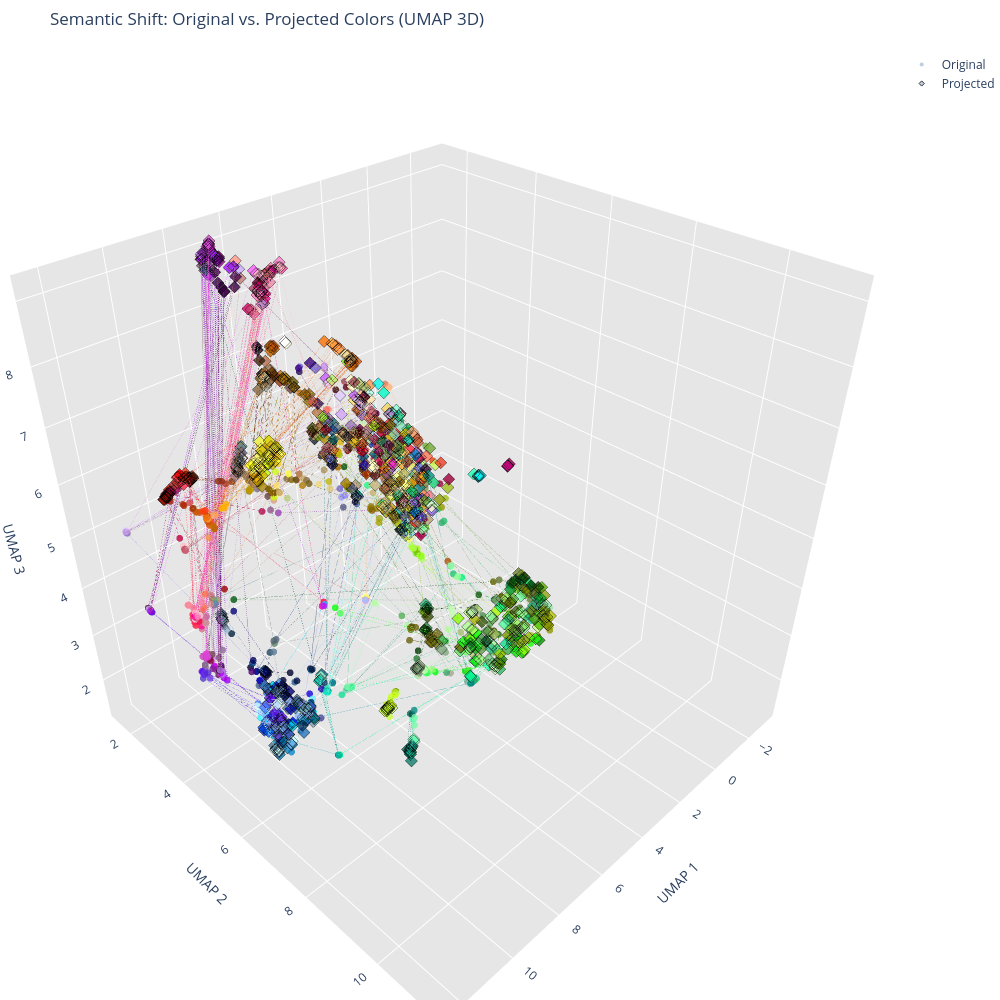

The notebook cell this image was saved under:
### Code cell
import numpy as np
import pandas as pd
import umap
import plotly.graph_objects as go
from sklearn.preprocessing import normalize

# 1. 建立基礎色空間 A
A = np.array([embeddings[name_to_idx[name]] for name in primary_and_base_colors]).T

# 2. 計算所有顏色的投影向量 (Projection onto the 9D Subspace)
B = embeddings.T 
X, _, _, _ = np.linalg.lstsq(A, B, rcond=None)
projected_embeddings = (A @ X).T

# 3. 統一降維器 (非常重要：必須使用同一個 UMAP 轉換器來處理兩種向量)
# 我們將原始和投影的向量堆疊起來，讓 UMAP 學到一個共享的 3D 空間
combined_for_umap = np.vstack([embeddings, projected_embeddings])

reducer = umap.UMAP(n_components=3, n_neighbors=15, min_dist=0.1, random_state=42)
all_coords = reducer.fit_transform(combined_for_umap)

# 4. 分割回原始和投影座標
original_coords = all_coords[:len(names)]
projected_coords = all_coords[len(names):]

# 5. 準備 Plotly DataFrame
plot_data = []
for i, name in enumerate(names):
    # 原始點
    plot_data.append({
        'name': name,
        'type': 'Original Semantic Space',
        'x': original_coords[i, 0],
        'y': original_coords[i, 1],
        'z': original_coords[i, 2],
        'hex': xkcd_colors[name],
        'original_x': original_coords[i, 0], # 為了畫線存原始點的座標
        'original_y': original_coords[i, 1],
        'original_z': original_coords[i, 2],
        'projected_x': projected_coords[i, 0], # 為了畫線存投影點的座標
        'projected_y': projected_coords[i, 1],
        'projected_z': projected_coords[i, 2],
        'explanation_perc': np.nan # 原始點沒有解釋百分比
    })
    # 投影點
    plot_data.append({
        'name': name,
        'type': 'Projected 9D Color Subspace',
        'x': projected_coords[i, 0],
        'y': projected_coords[i, 1],
        'z': projected_coords[i, 2],
        'hex': xkcd_colors[name],
        'original_x': original_coords[i, 0],
        'original_y': original_coords[i, 1],
        'original_z': original_coords[i, 2],
        'projected_x': projected_coords[i, 0],
        'projected_y': projected_coords[i, 1],
        'projected_z': projected_coords[i, 2],
        'explanation_perc': (np.sum(projected_embeddings[i]**2) / np.sum(embeddings[i]**2)) * 100 # 加入解釋百分比
    })

df_plot = pd.DataFrame(plot_data)

# 6. Plotly 繪圖
fig = go.Figure()

# 1. 繪製原始點 (圓形)
fig.add_trace(go.Scatter3d(
    x=original_coords[:, 0], y=original_coords[:, 1], z=original_coords[:, 2],
    mode='markers',
    marker=dict(
        size=4,
        symbol='circle',  # 設定為圓形
        color=[xkcd_colors[n] for n in names],
        opacity=0.8
    ),
    name='Original'
))

# 2. 繪製投影點 (角形)
fig.add_trace(go.Scatter3d(
    x=projected_coords[:, 0], y=projected_coords[:, 1], z=projected_coords[:, 2],
    mode='markers',
    marker=dict(
        size=4,
        symbol='diamond',  # 設定為角形
        color=[xkcd_colors[n] for n in names],
        opacity=0.8,
        line=dict(width=1, color='black') # 增加外框讓三角形更明顯
    ),
    name='Projected'
))

# 繪製連接線段
for i in range(len(names)):
    color_name = names[i]
    color_hex = xkcd_colors[color_name]
    
    # 針對每個顏色，畫一條從原始到投影的線
    fig.add_trace(go.Scatter3d(
        x=[original_coords[i, 0], projected_coords[i, 0]],
        y=[original_coords[i, 1], projected_coords[i, 1]],
        z=[original_coords[i, 2], projected_coords[i, 2]],
        mode='lines',
        line=dict(color=color_hex, width=1, dash='dot'), # 用顏色對應的顏色畫點線
        hoverinfo='none', # 線段不顯示 hover 資訊
        showlegend=False # 線段不顯示在圖例中
    ))

# 調整佈局
fig.update_layout(
    title='Semantic Shift: Original vs. Projected Colors (UMAP 3D)',
    scene=dict(
        xaxis_title='UMAP 1',
        yaxis_title='UMAP 2',
        zaxis_title='UMAP 3',
        aspectmode='cube',
        xaxis_backgroundcolor="rgb(230, 230, 230)",
        yaxis_backgroundcolor="rgb(230, 230, 230)",
        zaxis_backgroundcolor="rgb(230, 230, 230)"
    ),
    margin=dict(l=0, r=0, b=0, t=50),
    height=1000, width=1000
)

fig.show()
